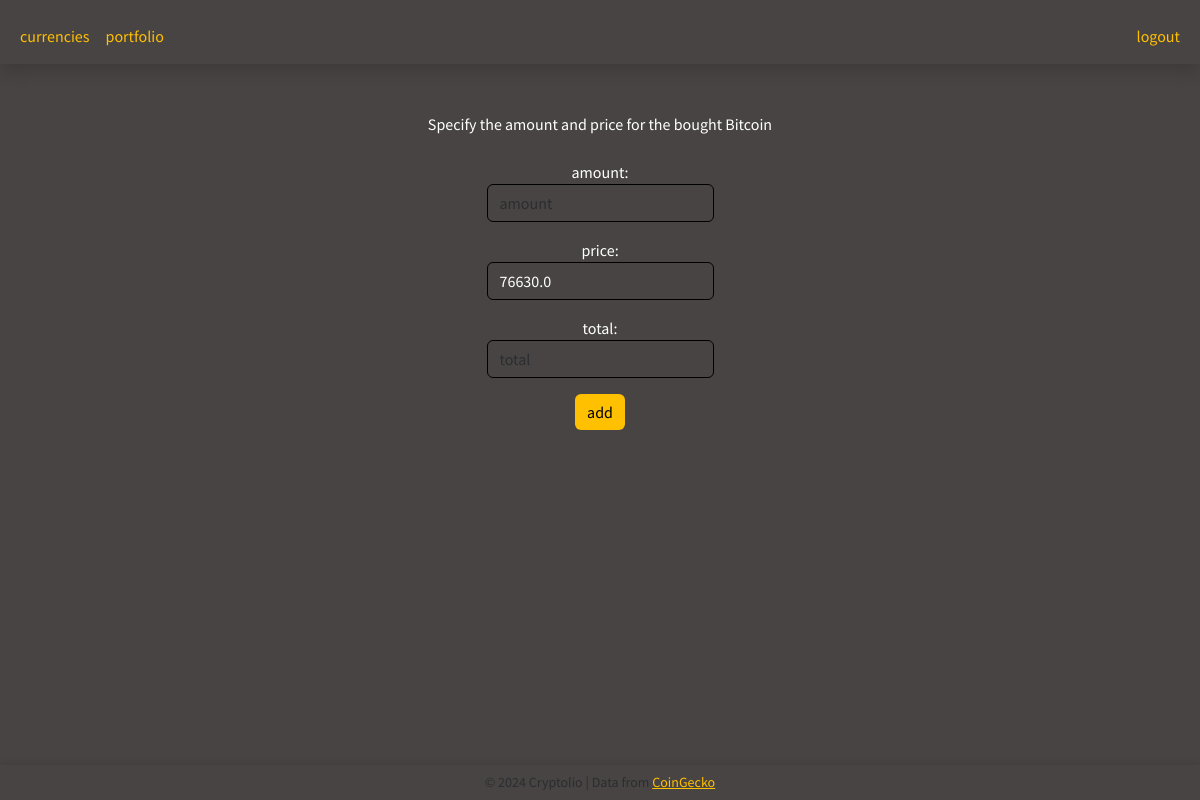
The app's page /add_coin?pid=None&cid=1 (signed in), older data.
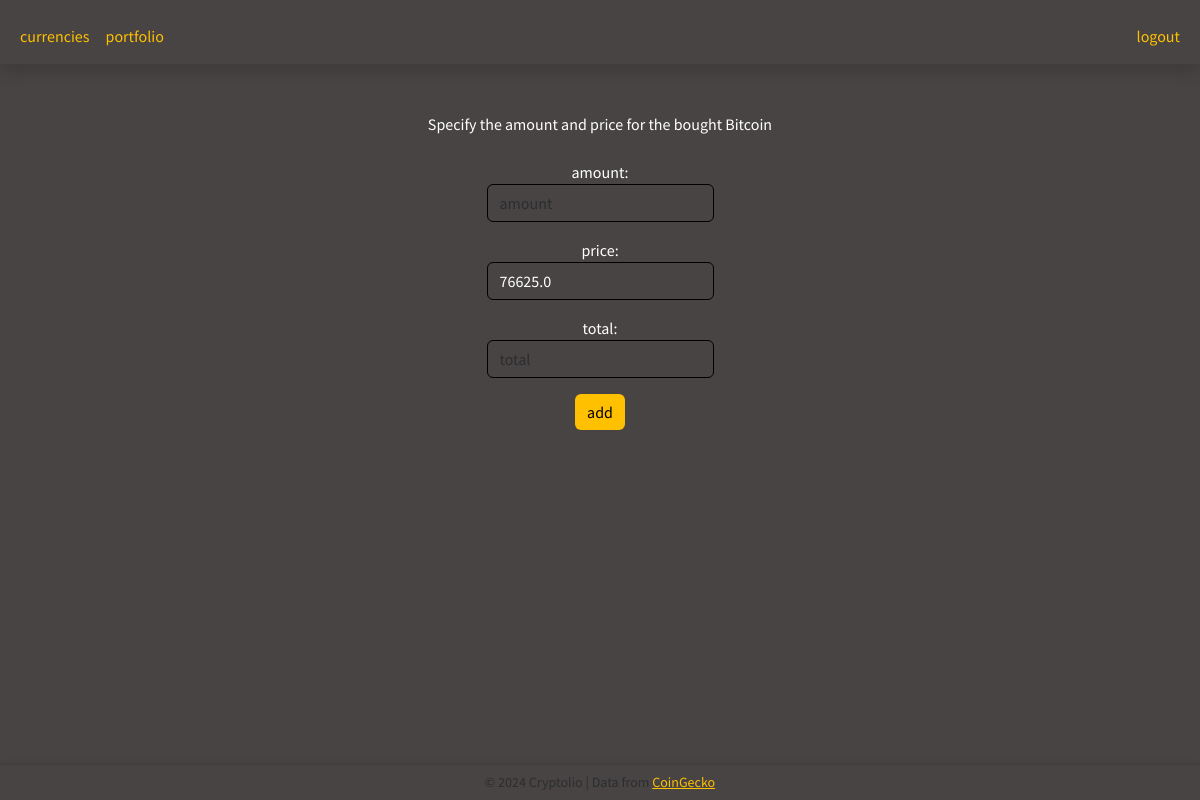
The same page, newer data.
### tables this page shows
CREATE TABLE currencies (
id INTEGER PRIMARY KEY AUTOINCREMENT NOT NULL,
cgid TEXT UNIQUE NOT NULL,
symbol TEXT NOT NULL,
name TEXT NOT NULL,
icon_url TEXT NOT NULL,
current_price REAL NOT NULL,
market_cap INTEGER NOT NULL,
high_24h REAL NOT NULL,
low_24h REAL NOT NULL,
ath REAL NOT NULL,
ath_date TEXT NOT NULL,
atl REAL NOT NULL,
atl_date TEXT NOT NULL,
cg_update_date TEXT NOT NULL,
price_change_percent_1h REAL,
price_change_percent_24h REAL NOT NULL,
price_change_percent_7d REAL,
price_change_percent_30d REAL,
update_date TEXT NOT NULL
);

### portfolio.py (the view)
@req_login.login_required
def add_coin_to_portfolio():
    if request.method == "POST":
        pid = request.form.get("pid")
        db.execute("INSERT INTO portfolio_currency (portfolio_id, cryptocurrency_id, quantity, price) VALUES (?, ?, ?, ?)",
                    pid, request.form.get("cid"), request.form.get("amount"), request.form.get("price"))
        return redirect(f"/portfolio?pid={pid}")
    else:
        pid = request.args.get("pid")
        currency_id = request.args.get("cid")
        if currency_id == None:
            coin_list = currencies.get_coinlist_from_db()
            return render_template("currencies.html", coins=coin_list, pid=pid, add_coin=True)
        return render_template("add_currency.html", pid=pid, coin=currencies.get_coin_from_db_by_id(currency_id)[0])

### app.py (called while the page is built)
@app.after_request
def after_request(response):
    response.headers["Cache-Control"] = "no-cache, no-store, must-revalidate"
    response.headers["Expires"] = 0
    response.headers["Pragma"] = "no-cache"
    return response

### currencies.py (called while the page is built)
def get_coin_from_db_by_id(coin_id:int):
    return db.execute("SELECT * FROM currencies WHERE id = ?", coin_id)

### req_login.py (called while the page is built)
def login_required(f):
    @wraps(f)
    def decorated_function(*args, **kwargs):
        if session.get("user_id") is None:
            return redirect("/login")
        return f(*args, **kwargs)
    return decorated_function

### templates/add_currency.html (shortened to what this page needs)
{% extends "base.html" %}
{% block body %}
    <br>
    Specify the amount and price for the bought {{ coin.name }}<br><br>
    <form action="/add_coin" method="post">
        <div class="mb-3">
            amount:
            <input autocomplete="off" autofocus class="form-control mx-auto w-auto custom-input" name="amount" id="amount" placeholder="amount" type="text" oninput="autoCalculate()">
        </div>
        <div class="mb-3">
            price:
            <input class="form-control mx-auto w-auto custom-input" name="price" id="price" placeholder="price" type="text" value="{{ coin.current_price }}" oninput="autoCalculate()">
        </div>
        <div class="mb-3">
            total:
            <input class="form-control mx-auto w-auto custom-input" name="total" id="total" placeholder="total" type="text" oninput="autoCalculate()">
        </div>
        <button class="btn custom-button" type="submit">add</button>
    </form>
{% endblock %}

### templates/base.html (shortened to what this page needs)
<!DOCTYPE html>
<html lang="en">
    <head>
        <link href="https://cdn.jsdelivr.net/npm/bootstrap@5.3.3/dist/css/bootstrap.min.css" rel="stylesheet">
        <link rel="stylesheet" href="{{ url_for('static', filename='css/main.css') }}">
    </head>
    <body>
        <nav class="navbar navbar-expand-md navbar-light shadow mb-3">
            <div class="container-fluid">
                <div class="collapse navbar-collapse" id="navbar">
                        <ul class="navbar-nav me-auto mt-2">
                            <li class="nav-item"><a class="nav-link mango" href="/currencies">currencies</a></li>
                    {% if session["user_id"] %}
                            <li class="nav-item"><a class="nav-link mango" href="/portfolio">portfolio</a></li>
                    {% endif %}
                        </ul>
                    {% if session["user_id"] %}
                        <ul class="navbar-nav ms-auto mt-2">
                            <li class="nav-item"><a class="nav-link mango" href="/logout">logout</a></li>
                        </ul>
                    {% else %}
                        <ul class="navbar-nav ms-auto mt-2">
                            <li class="nav-item"><a class="nav-link mango" href="/register">register</a></li>
                            <li class="nav-item"><a class="nav-link mango" href="/login">login</a></li>
                        </ul>
                    {% endif %}
                </div>
            </div>
        </nav>
        <div class="container mt-4 text-center">
            {% block body %}
            {% endblock %}
        </div>
        <footer class="py-3">
            <div class="container text-center">
                <p class="mb-0 small text-muted">
                    &copy; 2024 Cryptolio | Data from <a href="https://coingecko.com" target="_blank">CoinGecko</a>
                </p>
            </div>
        </footer>
    </body>
</html>

### static/css/main.css (style rules this page uses)
body { background-color: #484444; color: #ffffff; font-family: 'Source Sans Pro', 'Helvetica', 'Trebuchet MS', 'Lucida Sans Unicode', 'Lucida Grande', 'Lucida Sans', Arial, sans-serif; }
a { color: #ffc000; }
.shadow { box-shadow: 0 0 8px 5px rgba(60, 150, 150, 0.1); }
.mango { color: #ffc000; }
footer { position: fixed; background-color: #484444; bottom: 0; width: 100%; z-index: 800; height: auto; box-shadow: 0 -2px 5px rgba(0, 0, 0, 0.1); }
footer p { line-height: 0.2; }
.form-control.custom-input { border-color: #000; background-color: #484444; color: #ffffff; }
.btn.custom-button { background-color: #ffc000; border: none; color: #000000; }

Row changes from the older to the newer data that the page shows:
changed currencies "Bitcoin": price "76630.0" → "76625.0"
